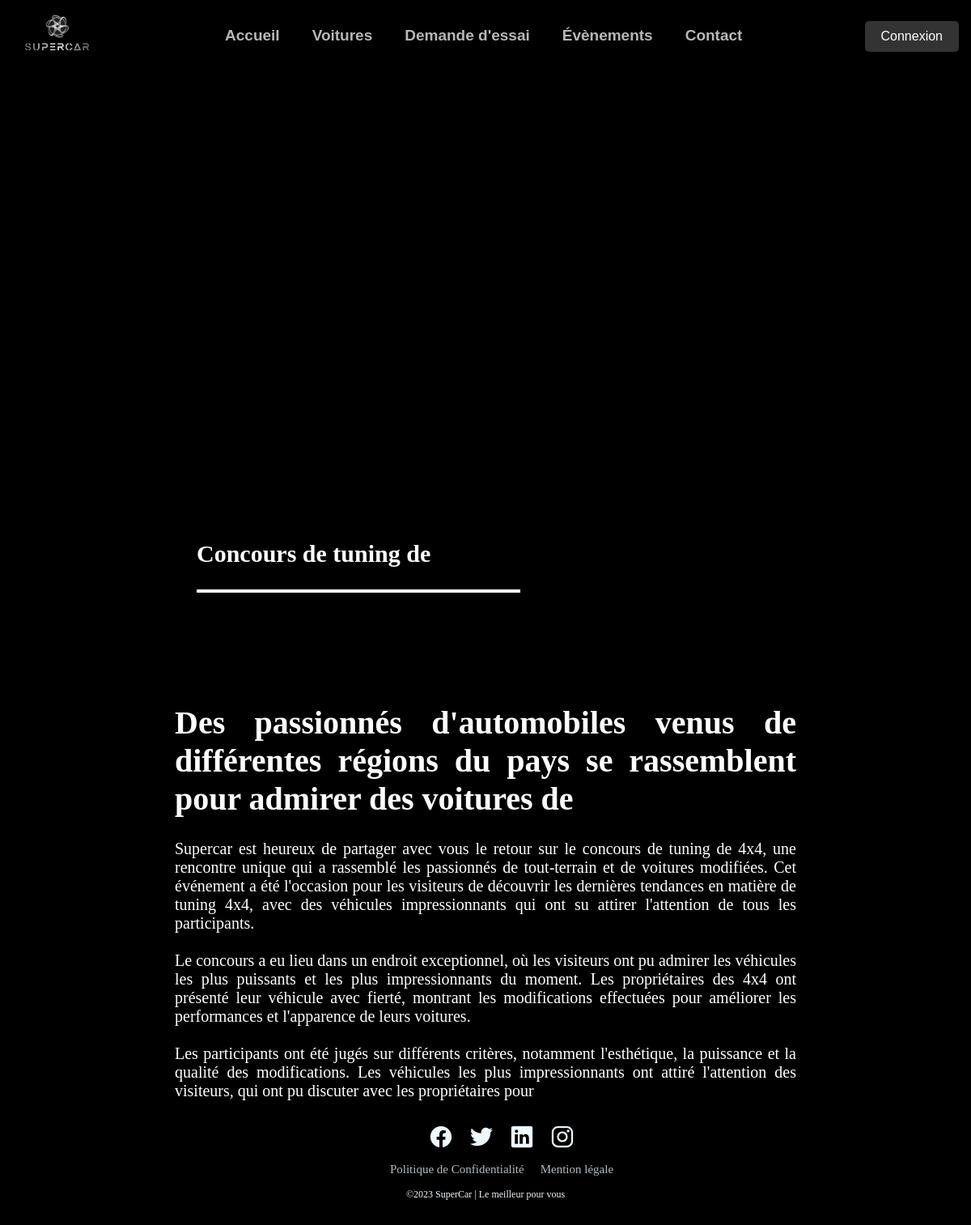
The page /PHP/eve_spec.php?id_eve=1 on the database its author committed.
### tables this page shows
CREATE TABLE `evenement` (
  `id_eve` int(11) NOT NULL,
  `Video` varchar(100) NOT NULL,
  `Image` varchar(100) NOT NULL,
  `Petit_txt` varchar(1000) NOT NULL,
  `Petit_titre` varchar(1000) NOT NULL,
  `Texte` varchar(1000) NOT NULL,
  `Titre` varchar(100) NOT NULL
);

### PHP/eve_spec.php (the view, shortened to what this page needs)
<!DOCTYPE html>
<html lang="en">
<head>
    <link rel="stylesheet" href="../Css/4x4.css" />
    <link rel="stylesheet" href="../Css/Navbar.css">
    <link rel="stylesheet" href="../Css/Footer.css">
    <link rel="stylesheet" href="https://cdnjs.cloudflare.com/ajax/libs/font-awesome/5.15.3/css/all.min.css"
 />
</head>
<body bgcolor="black">
    <nav>
        <div class="logo">
            <a href="../PHP/Accueil.php">
                <img src="../Image/MicrosoftTeams-image.png" alt="Your Logo">
            </a>
        </div>
        <ul class="menu">
            <li><a href="../PHP/Accueil.php">Accueil</a></li>
            <li><a href="../PHP/Voiture.php">Voitures</a></li>
            <li><a href="../PHP/Demande_essai.php">Demande d'essai</a></li>
            <li><a href="../PHP/evenement.php">Évènements</a></li>
            <li><a href="../PHP/Contact.php">Contact</a></li>
        </ul>
        <?php
        if (isset($_SESSION['nom']) && isset($_SESSION['prenom'])) {
            $nom = $_SESSION['nom'];
            $prenom = $_SESSION['prenom'];
            echo "<div  class='dropdown'>
                              <a>$nom $prenom</a>
                              <div class='dropdown-content'>
                              <a href='profile.php'>Profil</a>
                            <a href='deconnexion.php'>Déconnexion</a>
                            </div>
                            </div>";
        } else {
            echo "<div class='login'>
                            <a href='inscription.php'>Connexion</a>
                            </div>";
        }
        ?>
    </nav>
    <?php
    $servername = "localhost";
    $username = "root";
    $password = "";
    $database_name = "supercar";
    $conn = mysqli_connect($servername, $username, $password, $database_name);
    $id = $_GET['id_eve'];
    $sql = "SELECT * FROM evenement WHERE id_eve = $id";
    $result = mysqli_query($conn, $sql);
    $evenement = mysqli_fetch_assoc($result);
    ?>
    <center>
        <video src="<?php echo $evenement['Video']; ?>" autoplay loop muted width="900" height="500">
        </video>
    </center>
    <div class="espace">
        <table>
            <tr>
                <th colspan="2" align="left" height="1px">
                    <?php echo $evenement['Titre']; ?>
                </th>
            </tr>
            <tr height="0px">
                <td><img src="../Image/MicrosoftTeams-image (8).png" width="400px" height="4px">
                </td>
                <td></td>
            </tr>
        </table>
    </div>
    <center>
        <div class="texte">
            <h1>
                <?php echo $evenement['Petit_titre']; ?>
            </h1>
            <?php echo $evenement['Texte']; ?>
        </div>
    </center>
    <div class="footer-basic">
        <footer>
            <div class="line">
                <ul class="social_icon">
                    <li><a href="https://www.facebook.com/"><ion-icon name="logo-facebook"></ion-icon></a></li>
                    <li><a href="https://www.twitter.com"><ion-icon name="logo-twitter"></ion-icon></a></li>
                    <li><a href="#"><ion-icon name="logo-linkedin"></ion-icon></a></li>
                    <li><a href="https://www.instagram.com/"><ion-icon name="logo-instagram"></ion-icon></a></li>
                </ul>
                <UL class="menus">
                    <li><a href="Privacy.html">Politique de Confidentialité</a></li>
                    <li><a href="../HTML/mentionlegale.html">Mention légale</a></li>
                </UL>
                <p> ©2023 SuperCar | Le meilleur pour vous</p>
        </footer>
    </div>
</body>
</html>

### Css/4x4.css (style rules this page uses)
body { margin:0px; padding: 0px; }
.espace { color: white; font-size: 30px; padding-left: 20%; padding-top: 60px; }
.texte { color: white; padding-top: 100px; text-align: justify; margin-left: 18%; margin-right: 18%; font-size: 20px; }
video { padding-top: 100px; }

### Css/Navbar.css (style rules this page uses)
nav { display: flex; justify-content: space-between; align-items: center; padding: 15px; background-color: #000000; box-shadow: 0 2px 5px rgba(0,0,0,0.1); position: fixed; top: 0; left: 0; right: 0; height: 60px; z-index: 1000; font-family: Arial, Helvetica, sans-serif; }
.logo img { height: 60px; }
.menu { display: flex; justify-content: center; align-items: center; list-style: none; margin: 0; padding: 0; }
.menu li { margin: 0 10px; }
.menu li a { display: inline-block; padding: 10px; color: #b7b7b8; text-decoration: none; font-weight: bold; font-size: 19px; border-bottom: 2px solid transparent; transition: border-bottom 0.2s, color 0.2s; }
.login a { display: inline-block; padding: 10px 20px; background-color: #333; color: #fff; text-decoration: none; border-radius: 5px; transition: background-color 0.2s; }

### Css/Footer.css (style rules this page uses)
footer { position:relative; margin-left: 0px; background: rgb(0, 0, 0); min-height:100px; padding: 20px 50px; display:flex; justify-content: center; align-items: center; flex-direction: column; font-size: 15px; }
footer .social_icon, footer .menus { position: relative; display: flex; justify-content: center ; align-items: center; margin: 10px 0; flex-wrap: wrap; }
footer .social_icon li, footer .menus li { list-style: none; }
footer .social_icon li a { font-size: 2em !important; color:aliceblue; margin: 0 10px; display: inline-block; transition: 0.5s; }
footer .menus li a { font-size: 1em !important; color:aliceblue; margin: 0 10px; display: inline-block; text-decoration:none; opacity: 0.75; }
footer p { color:aliceblue; text-align: center; margin-top: 15px; margin-bottom: 10px; font-size: 0.80em !important; }

### rows shown on the page
evenement: Titre "Concours de tuning de", Petit_titre "Des passionnés d'automobiles venus de différentes régions du pays se rassemblent pour admirer des voitures de", Texte "Supercar est heureux de partager avec vous le retour sur le concours de tuning de 4x4, une rencontre unique qui a rassemblé les passionnés de tout-terrain et de voitures modifiées. Cet événement a été l'occasion pour les visiteurs de découvrir les dernières tendances en matière de tuning 4x4, avec des véhicules impressionnants qui ont su attirer l'attention de tous les participants. Le concours a eu lieu dans un endroit exceptionnel, où les visiteurs ont pu admirer les véhicules les plus puissants et les plus impressionnants du moment. Les propriétaires des 4x4 ont présenté leur véhicule avec fierté, montrant les modifications effectuées pour améliorer les performances et l'apparence de…"
